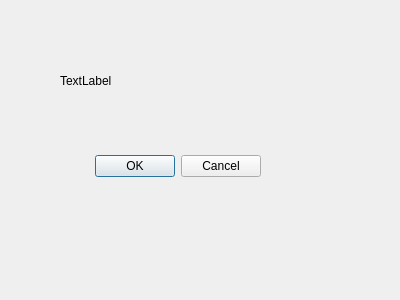
<?xml version="1.0" encoding="UTF-8"?>
<ui version="4.0">
 <class>Dialog</class>
 <widget class="QDialog" name="Dialog">
  <property name="geometry">
   <rect>
    <x>0</x>
    <y>0</y>
    <width>400</width>
    <height>300</height>
   </rect>
  </property>
  <property name="windowTitle">
   <string>Dialog</string>
  </property>
  <widget class="QDialogButtonBox" name="select_reject">
   <property name="geometry">
    <rect>
     <x>-80</x>
     <y>150</y>
     <width>341</width>
     <height>32</height>
    </rect>
   </property>
   <property name="orientation">
    <enum>Qt::Horizontal</enum>
   </property>
   <property name="standardButtons">
    <set>QDialogButtonBox::Cancel|QDialogButtonBox::Ok</set>
   </property>
  </widget>
  <widget class="QLabel" name="ConfirmMessage">
   <property name="geometry">
    <rect>
     <x>60</x>
     <y>40</y>
     <width>251</width>
     <height>81</height>
    </rect>
   </property>
   <property name="whatsThis">
    <string/>
   </property>
   <property name="text">
    <string>TextLabel</string>
   </property>
  </widget>
 </widget>
 <resources/>
 <connections>
  <connection>
   <sender>select_reject</sender>
   <signal>accepted()</signal>
   <receiver>Dialog</receiver>
   <slot>accept()</slot>
   <hints>
    <hint type="sourcelabel">
     <x>248</x>
     <y>254</y>
    </hint>
    <hint type="destinationlabel">
     <x>157</x>
     <y>274</y>
    </hint>
   </hints>
  </connection>
  <connection>
   <sender>select_reject</sender>
   <signal>rejected()</signal>
   <receiver>Dialog</receiver>
   <slot>reject()</slot>
   <hints>
    <hint type="sourcelabel">
     <x>316</x>
     <y>260</y>
    </hint>
    <hint type="destinationlabel">
     <x>286</x>
     <y>274</y>
    </hint>
   </hints>
  </connection>
 </connections>
</ui>
